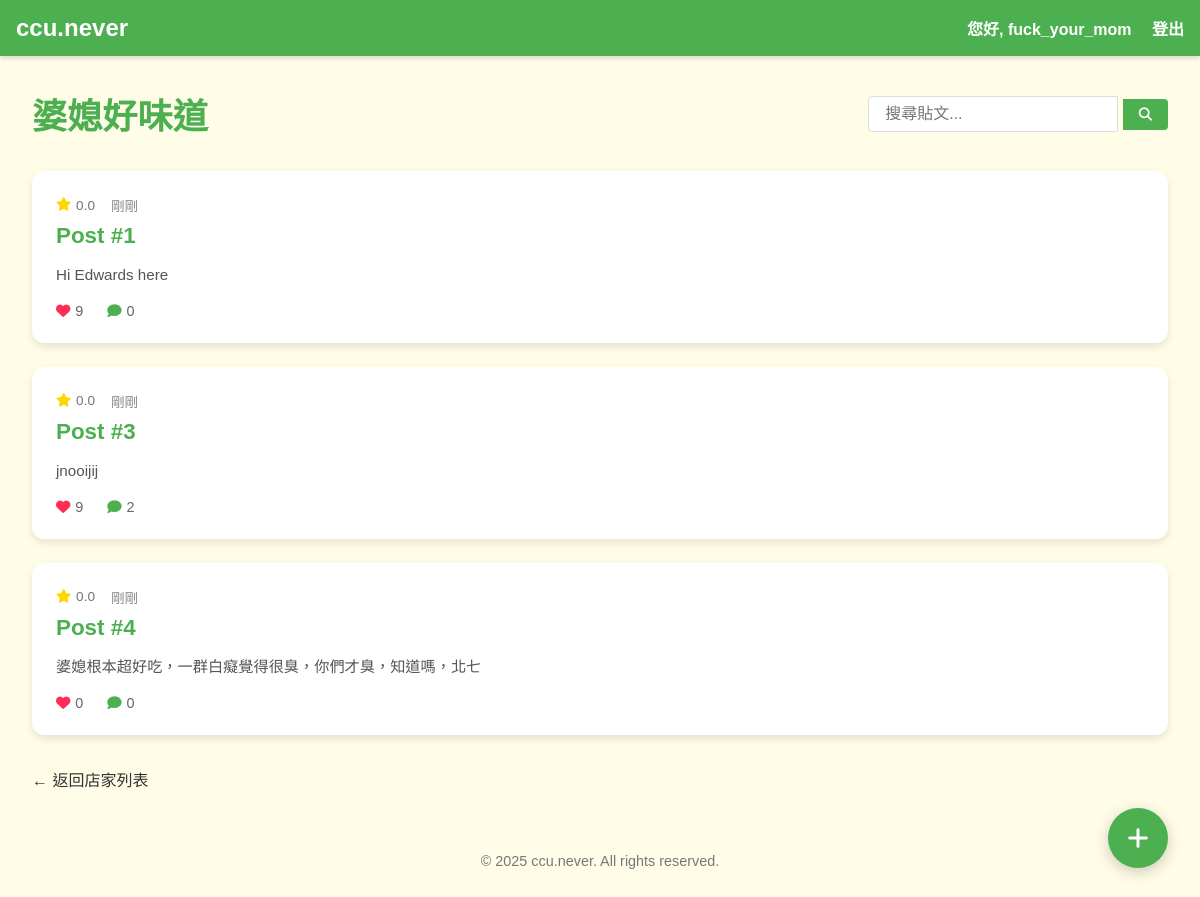
The app's page /establishment/1 (signed in) with its own data.
### app.py (models this page shows)
class Establishment(db.Model):
    id = db.Column(db.Integer, primary_key=True)
    name = db.Column(db.String(100), unique=True, nullable=False)

class Post(db.Model):
    id = db.Column(db.Integer, primary_key=True)
    establishment_id = db.Column(db.Integer, db.ForeignKey("establishment.id"), nullable=False)
    content = db.Column(db.Text, nullable=False)
    likes = db.Column(db.Integer, default=0)
    establishment = db.relationship("Establishment", backref=db.backref("posts", lazy=True))
    @property
    def title(self):
        return f"Post #{self.id}"
    @property
    def rating(self):
        return 0.0
    @property
    def comment_count(self):
        return Comment.query.filter_by(post_id=self.id).count()
    @property
    def time_since(self):
        now = datetime.utcnow()
        return "剛剛"

### app.py (the view)
@app.route("/establishment/<int:est_id>")
def show_establishment(est_id):
    establishment = Establishment.query.get_or_404(est_id)
    posts = Post.query.filter_by(establishment_id=est_id).order_by(Post.likes.desc()).all()
    search_query = request.args.get('search', '')
    if search_query:
        posts = [p for p in posts if search_query.lower() in p.content.lower()]
    return render_template("establishment.html", establishment=establishment, posts=posts, search_query=search_query)

### templates/establishment.html (shortened to what this page needs)
<!DOCTYPE html>
<html lang="zh-TW">
  <head>
    <link rel="stylesheet" href="{{ url_for('static', filename='styles/main.css') }}">
    <link rel="stylesheet" href="https://cdnjs.cloudflare.com/ajax/libs/font-awesome/6.4.0/css/all.min.css">
  </head>
  <body>
    <nav class="navbar">
      <a href="{{ url_for('home') }}" class="logo">ccu.never</a>
      <div class="nav-links">
        {% if session['user_id'] %}
          <span>您好, {{ session['username'] }}</span>
          <a href="{{ url_for('logout') }}">登出</a>
        {% else %}
          <a href="{{ url_for('login') }}">登入</a>
          <a href="{{ url_for('register') }}">註冊</a>
        {% endif %}
      </div>
    </nav>
    <button id="create-post-btn" class="floating-button" aria-label="新增貼文">
      <i class="fas fa-plus"></i>
    </button>
    <div class="establishment-container">
      <div class="establishment-header">
        <h1>{{ establishment.name }}</h1>
        <div class="post-search">
          <form action="{{ url_for('show_establishment', est_id=establishment.id) }}" method="GET">
            <input type="text" name="search" placeholder="搜尋貼文..." value="{{ search_query }}">
            <button type="submit"><i class="fas fa-search"></i></button>
          </form>
        </div>
      </div>
      <div class="posts-container">
        {% if posts %}
          <div class="posts-list">
            {% for post in posts %}
              <div class="post-card" data-post-id="{{ post.id }}">
                <div class="post-meta-info">
                  <div class="post-rating">
                    <i class="fas fa-star"></i> <span>{{ post.rating }}</span>
                  </div>
                  <div class="post-time">{{ post.time_since }}</div>
                </div>
                <h3 class="post-title">{% if post.title %}{{ post.title }}{% else %}Post #{{ post.id }}{% endif %}</h3>
                <div class="post-preview">
                  <p>{{ post.content[:100] }}{% if post.content|length > 100 %}...{% endif %}</p>
                </div>
                <div class="post-stats">
                  <div class="post-likes">
                    <i class="fas fa-heart"></i> <span>{{ post.likes }}</span>
                  </div>
                  <div class="post-comments">
                    <i class="fas fa-comment"></i> <span>{{ post.comment_count }}</span>
                  </div>
                </div>
              </div>
            {% endfor %}
          </div>
        {% else %}
          <div class="no-posts">
            <p>目前沒有關於此店家的評論。成為第一個分享體驗的人！</p>
          </div>
        {% endif %}
      </div>
      <div class="back-link">
        <a href="{{ url_for('list_establishments') }}" class="btn-back">← 返回店家列表</a>
      </div>
    </div>
    <footer>
      <p>© 2025 ccu.never. All rights reserved.</p>
    </footer>
  </body>
</html>

### static/styles/main.css (style rules this page uses)
* { box-sizing: border-box; }
html, body { margin: 0; padding: 0; font-family: "Noto Sans TC", "Microsoft JhengHei", sans-serif; color: #333; }
body { background-color: #FFFDE7; min-height: 100vh; overflow-y: scroll; }
:root { --color-primary: #FFC107; --color-secondary: #4CAF50; --color-bg: #F5F5F5; --color-accent: #FF5722; --color-text-dark: #333; --color-text-light: #fff; --navbar-height: 56px; --card-shadow: 0 4px 8px rgba(0, 0, 0, 0.1); --card-radius: 12px; --heart-color: #ff2d55; }
.navbar { position: sticky; top: 0; width: 100%; z-index: 999; display: flex; justify-content: space-between; align-items: center; background: var(--color-secondary); padding: 0.75rem 1rem; box-shadow: 0 2px 5px rgba(0, 0, 0, 0.15); height: var(--navbar-height); }
.navbar .logo { font-size: 1.5rem; font-weight: bold; color: var(--color-text-light); text-decoration: none; }
.navbar .nav-links a, .navbar .nav-links span { color: var(--color-text-light); text-decoration: none; margin-left: 1rem; font-weight: 600; }
footer { padding: 1rem; text-align: center; font-size: 0.9rem; color: #777; margin-top: 0; }
.establishment-container { max-width: 1200px; margin: 0 auto; padding: 2rem; }
.establishment-header { display: flex; justify-content: space-between; align-items: center; margin-bottom: 2rem; flex-wrap: wrap; }
.establishment-header h1 { color: var(--color-secondary); margin: 0; font-size: 2.2rem; }
.post-search { display: flex; align-items: center; }
.post-search input { padding: 0.5rem 1rem; border: 1px solid #ddd; border-radius: 4px 0 0 4px; font-size: 1rem; width: 250px; }
.post-search button { background: var(--color-secondary); color: white; border: none; padding: 0.5rem 1rem; border-radius: 0 4px 4px 0; cursor: pointer; }
.posts-container { display: grid; gap: 2rem; }
.posts-list { display: grid; gap: 1.5rem; }
.post-card { background: white; border-radius: var(--card-radius); box-shadow: var(--card-shadow); padding: 1.5rem; transition: transform 0.3s, box-shadow 0.3s; }
.post-title { margin: 0; font-size: 1.3rem; color: var(--color-secondary); }
.back-link { margin-top: 2rem; }
.btn-back { color: var(--color-text-dark); text-decoration: none; display: inline-flex; align-items: center; gap: 0.5rem; transition: color 0.3s; }
.floating-button { position: fixed; bottom: 2rem; right: 2rem; width: 60px; height: 60px; border-radius: 50%; background: var(--color-secondary); color: white; display: flex; align-items: center; justify-content: center; font-size: 1.5rem; box-shadow: 0 4px 15px rgba(0, 0, 0, 0.2); border: none; cursor: pointer; z-index: 990; transition: transform 0.3s, background-color 0.3s; }
.post-card { position: relative; padding: 1.5rem; cursor: pointer; }
.post-meta-info { display: flex; align-items: center; gap: 1rem; margin-bottom: 0.5rem; font-size: 0.85rem; color: #777; }
.post-rating { display: flex; align-items: center; gap: 0.3rem; }
.post-rating i { color: #FFD700; }
.post-time { color: #888; }
.post-title { font-size: 1.4rem; margin: 0.5rem 0 0.8rem; color: var(--color-secondary); }
.post-preview { font-size: 0.95rem; margin-bottom: 1rem; color: #555; line-height: 1.5; }
.post-stats { display: flex; align-items: center; gap: 1.5rem; font-size: 0.9rem; color: #666; }
.post-likes, .post-comments { display: flex; align-items: center; gap: 0.3rem; }
.post-likes i { color: var(--heart-color); }
.post-comments i { color: var(--color-secondary); }

### records on screen
Establishment: name "婆媳好味道"
Post: rating "0.0", time_since "剛剛", title "Post #1", content "Hi Edwards here", likes "9", comment_count "0"
Post: rating "0.0", time_since "剛剛", title "Post #3", content "jnooijij", likes "9", comment_count "2"
Post: rating "0.0", time_since "剛剛", title "Post #4", content "婆媳根本超好吃，一群白癡覺得很臭，你們才臭，知道嗎，北七", likes "0", comment_count "0"

### other values on screen
{{ session['username'] }} "fuck_your_mom"
